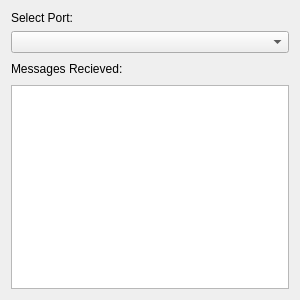
<?xml version="1.0" encoding="UTF-8"?>
<ui version="4.0">
 <class>CommunicationWidget</class>
 <widget class="QWidget" name="CommunicationWidget">
  <property name="geometry">
   <rect>
    <x>0</x>
    <y>0</y>
    <width>300</width>
    <height>300</height>
   </rect>
  </property>
  <property name="sizePolicy">
   <sizepolicy hsizetype="Minimum" vsizetype="MinimumExpanding">
    <horstretch>0</horstretch>
    <verstretch>0</verstretch>
   </sizepolicy>
  </property>
  <property name="minimumSize">
   <size>
    <width>300</width>
    <height>300</height>
   </size>
  </property>
  <property name="maximumSize">
   <size>
    <width>300</width>
    <height>16777215</height>
   </size>
  </property>
  <property name="windowTitle">
   <string>Form</string>
  </property>
  <layout class="QVBoxLayout" name="verticalLayout">
   <item>
    <widget class="QLabel" name="label_2">
     <property name="text">
      <string>Select Port:</string>
     </property>
    </widget>
   </item>
   <item>
    <widget class="QComboBox" name="comboBox"/>
   </item>
   <item>
    <widget class="QLabel" name="label">
     <property name="sizePolicy">
      <sizepolicy hsizetype="Preferred" vsizetype="Minimum">
       <horstretch>0</horstretch>
       <verstretch>0</verstretch>
      </sizepolicy>
     </property>
     <property name="minimumSize">
      <size>
       <width>0</width>
       <height>20</height>
      </size>
     </property>
     <property name="text">
      <string>Messages Recieved:</string>
     </property>
    </widget>
   </item>
   <item>
    <widget class="QTextBrowser" name="textBrowser"/>
   </item>
  </layout>
 </widget>
 <resources/>
 <connections/>
</ui>
